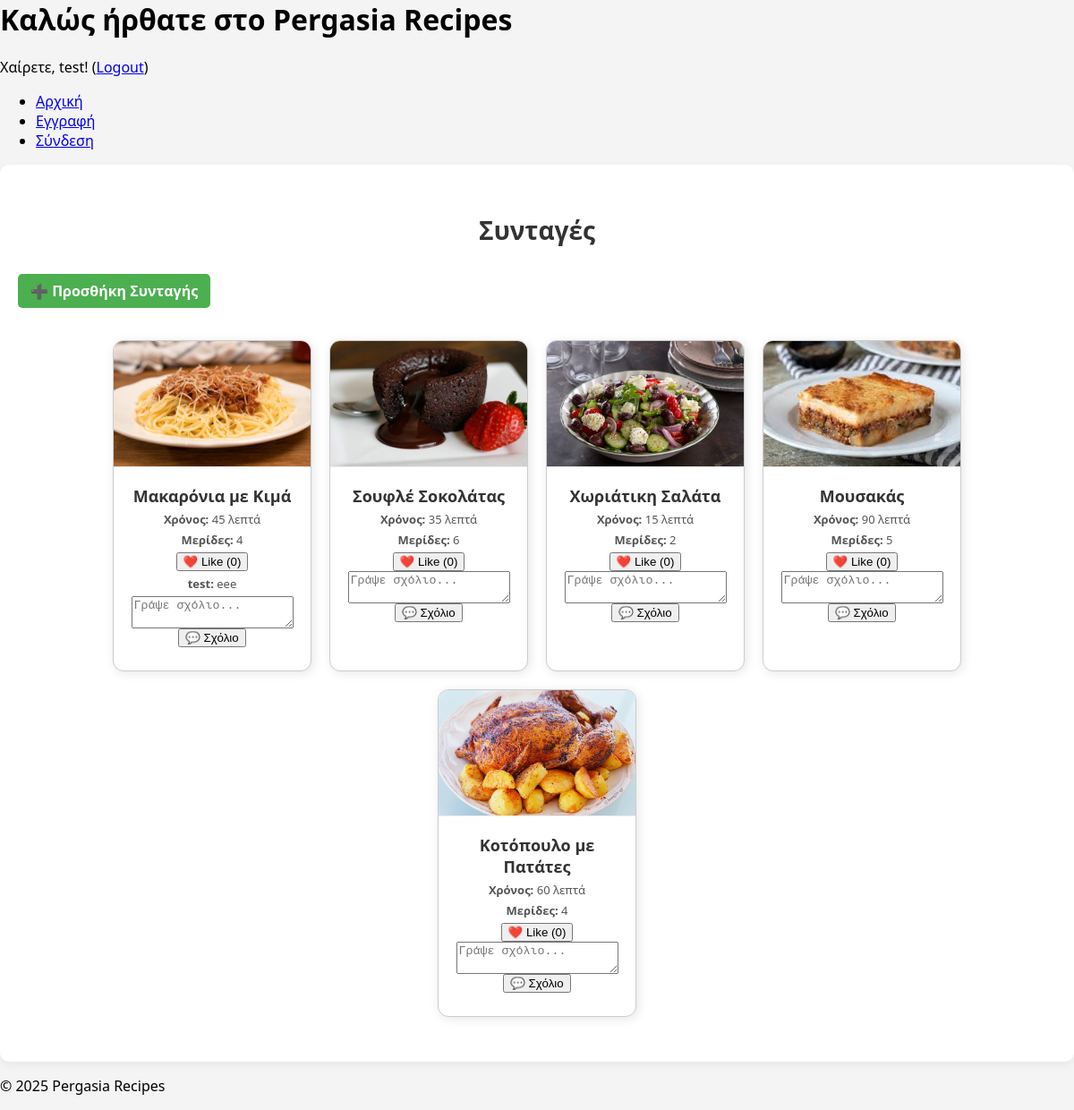
The app's page /Pergasia/index.php (signed in) with its own data.
### tables this page shows
CREATE TABLE `recipes` (
  `id` int(11) NOT NULL,
  `title` varchar(100) DEFAULT NULL,
  `prep_time` int(11) DEFAULT NULL,
  `servings` int(11) DEFAULT NULL,
  `image` varchar(255) DEFAULT NULL
);

CREATE TABLE `comments` (
  `id` int(11) NOT NULL,
  `user_id` int(11) NOT NULL,
  `recipe_id` int(11) NOT NULL,
  `content` text NOT NULL,
  `created_at` datetime DEFAULT current_timestamp()
);

CREATE TABLE `users` (
  `id` int(11) NOT NULL,
  `username` varchar(50) NOT NULL,
  `password` varchar(255) NOT NULL
);

### Pergasia/index.php (the view, shortened to what this page needs)
<?php
require('db.php');
require('header.php');
require('leftsidebar.php');
?>
<link rel="stylesheet" type="text/css" href="mycss.css?v=3" />
<div id="main">
    <h2>Συνταγές</h2>
    <?php if (isset($_SESSION['username'])): ?>
        <p><a href="add_recipe.php" class="btn">➕ Προσθήκη Συνταγής</a></p>
    <?php endif; ?>
    <?php
    $sql = "SELECT * FROM recipes";
    $result = $conn->query($sql);
    echo '<div class="recipe-grid">';
    while ($row = $result->fetch_assoc()) {
        $recipe_id = $row['id'];
        $likes_sql = "SELECT COUNT(*) as like_count FROM likes WHERE recipe_id = $recipe_id";
        $likes_result = $conn->query($likes_sql);
        $likes = $likes_result->fetch_assoc()['like_count'];
        $comments_sql = "SELECT c.content, u.username FROM comments c JOIN users u ON c.user_id = u.id WHERE c.recipe_id = $recipe_id ORDER BY c.created_at DESC";
        $comments_result = $conn->query($comments_sql);
        echo '<div class="recipe-card">';
        echo '<img src="images/' . htmlspecialchars($row['image']) . '" alt="recipe image">';
        echo '<div class="recipe-content">';
        echo '<h3>' . htmlspecialchars($row['title']) . '</h3>';
        echo '<p><strong>Χρόνος:</strong> ' . intval($row['prep_time']) . ' λεπτά</p>';
        echo '<p><strong>Μερίδες:</strong> ' . intval($row['servings']) . '</p>';
        if (isset($_SESSION['user_id'])) {
            echo '<form method="POST" style="display:inline;">';
            echo '<button type="submit">❤️ Like (' . $likes . ')</button>';
            echo '</form>';
        }
        echo '<div class="comments">';
        while ($comment = $comments_result->fetch_assoc()) {
            echo '<p><strong>' . htmlspecialchars($comment['username']) . ':</strong> ' . htmlspecialchars($comment['content']) . '</p>';
        }
        echo '</div>';
        if (isset($_SESSION['user_id'])) {
            echo '<form method="POST">';
            echo '<textarea name="comment" placeholder="Γράψε σχόλιο..." required></textarea>';
            echo '<button type="submit">💬 Σχόλιο</button>';
            echo '</form>';
        }
        echo '</div>';
        echo '</div>';
    }
    echo '</div>';
    ?>
</div>
<?php require('footer.php'); ?>

### Pergasia/mycss.css (style rules this page uses)
#main { max-width: 1200px; margin: 0 auto; padding: 30px 20px; background-color: #fff; border-radius: 10px; box-shadow: 0 4px 10px rgba(0, 0, 0, 0.05); }
h2 { text-align: center; color: #333; margin-bottom: 30px; font-size: 28px; }
.recipe-grid { display: flex; flex-wrap: wrap; gap: 25px; justify-content: center; }
.recipe-card { width: 180px; background-color: #ffffff; border-radius: 12px; overflow: hidden; box-shadow: 0 2px 6px rgba(0, 0, 0, 0.1); transition: transform 0.2s ease-in-out; text-align: center; }
.recipe-card img { width: 100%; height: 110px; object-fit: cover; border-bottom: 1px solid #eee; }
.recipe-card h3 { font-size: 16px; margin: 10px 0 5px; color: #222; }
.recipe-card p { font-size: 13px; margin: 4px 0; color: #555; }
.recipe-grid { display: flex; flex-wrap: wrap; gap: 20px; padding: 20px; justify-content: center; }
.recipe-card { width: 220px; border: 1px solid #ccc; border-radius: 12px; box-shadow: 2px 2px 12px rgba(0,0,0,0.1); background: white; text-align: center; transition: transform 0.2s; }
.recipe-card img { width: 100%; height: 140px; object-fit: cover; border-radius: 8px 8px 0 0; }
.recipe-content { padding: 10px; }
.recipe-content h3 { margin: 10px 0 5px; font-size: 18px; color: #333; }
.recipe-content p { margin: 5px 0; color: #555; }
.btn { display: inline-block; background-color: #4CAF50; color: white; padding: 8px 14px; text-decoration: none; border-radius: 5px; font-weight: bold; }

### records on screen
recipes: image (picture), title "Μακαρόνια με Κιμά", prep_time "45", servings "4", likes "0"
comments: user.username "test", content "eee"
recipes: image (picture), title "Σουφλέ Σοκολάτας", prep_time "35", servings "6", likes "0"
recipes: image (picture), title "Χωριάτικη Σαλάτα", prep_time "15", servings "2", likes "0"
recipes: image (picture), title "Μουσακάς", prep_time "90", servings "5", likes "0"
recipes: image (picture), title "Κοτόπουλο με Πατάτες", prep_time "60", servings "4", likes "0"

### other values on screen
$_SESSION['username'] "test"
